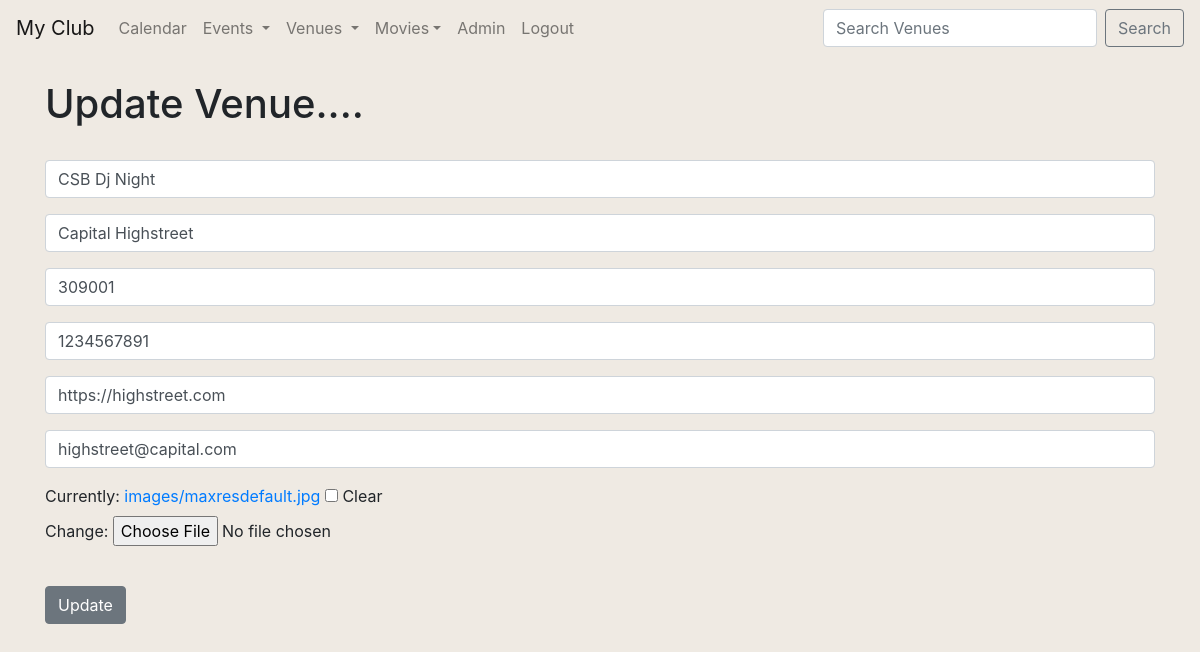
The page /update_venue/1 (signed in) on the database its author committed.
### blog/models.py (models this page shows, shortened)
class Venue(models.Model):
   name=models.CharField('Venue Name', max_length=120)
   address=models.CharField(max_length=300)
   zip_code=models.CharField('Zip Code', max_length=15)
   phone=models.CharField('Contact Number', max_length=25, blank=True)
   web=models.URLField('Website Address', blank=True)
   email_address=models.EmailField('Email Address')
   owner=models.IntegerField("Venue Owner", blank=False, default=1)
   venue_image = models.ImageField(null=True, blank=True, upload_to="images/")

### blog/views.py (the view)
# urls.py: path('update_venue/<venue_id>',views.update_venue, name="update-venue"),
def update_venue(request, venue_id):
    venue = Venue.objects.get(pk=venue_id)
    form=VenueForm(request.POST or None, request.FILES or None, instance=venue)
    if form.is_valid():
        form.save()
        return redirect('list-venues')
    return render(request, 'blog/update_venue.html', {'venue': venue, 'form':form})

### blog/forms.py
class VenueForm(ModelForm):
    class Meta:
        model = Venue
        fields = ('name', 'address', 'zip_code', 'phone', 'web', 'email_address', 'venue_image')
        labels = {'name':'',
                   'address':'',
                   'zip_code':'',
                   'phone':'',
                   'web':'',
                   'email_address':'',
		   		   'venue_image':'',
                   }
        widgets = { 'name':forms.TextInput(attrs={'class':'form-control','placeholder':'Venue Name'}),
                   'address':forms.TextInput(attrs={'class':'form-control','placeholder':'Address'}),
                   'zip_code':forms.TextInput(attrs={'class':'form-control','placeholder':'Zip Code'}),
                   'phone':forms.TextInput(attrs={'class':'form-control','placeholder':'Phone Number'}),
                   'web':forms.TextInput(attrs={'class':'form-control','placeholder':'Web address'}),
                   'email_address':forms.EmailInput(attrs={'class':'form-control','placeholder':'Email'}),
                   }

### blog/templates/blog/update_venue.html (shortened to what this page needs)
{% extends 'blog/base.html' %}
{% block content %}
{% if user.is_authenticated %}
    <h1>Update Venue....</h1>
    <br/>
    <form action="" method="POST" enctype="multipart/form-data">
        {{ form.as_p }}
        <br/>
        <input type="submit" value="Update" class="btn btn-secondary">
    </form>
{% else %}
    <h1> Sorry!! You Must Be Logged In To View This Page...</h1>
    <a href="{% url 'login' %}">Login Here</a>
{% endif %}
{% endblock %}

### blog/templates/blog/base.html (style rules this page uses)
body { background: #EFEAE3; }

### rows shown on the page
Venue: name "CSB Dj Night", address "Capital Highstreet", zip_code "309001", phone "1234567891", web "https://highstreet.com", email_address "highstreet@capital.com"
